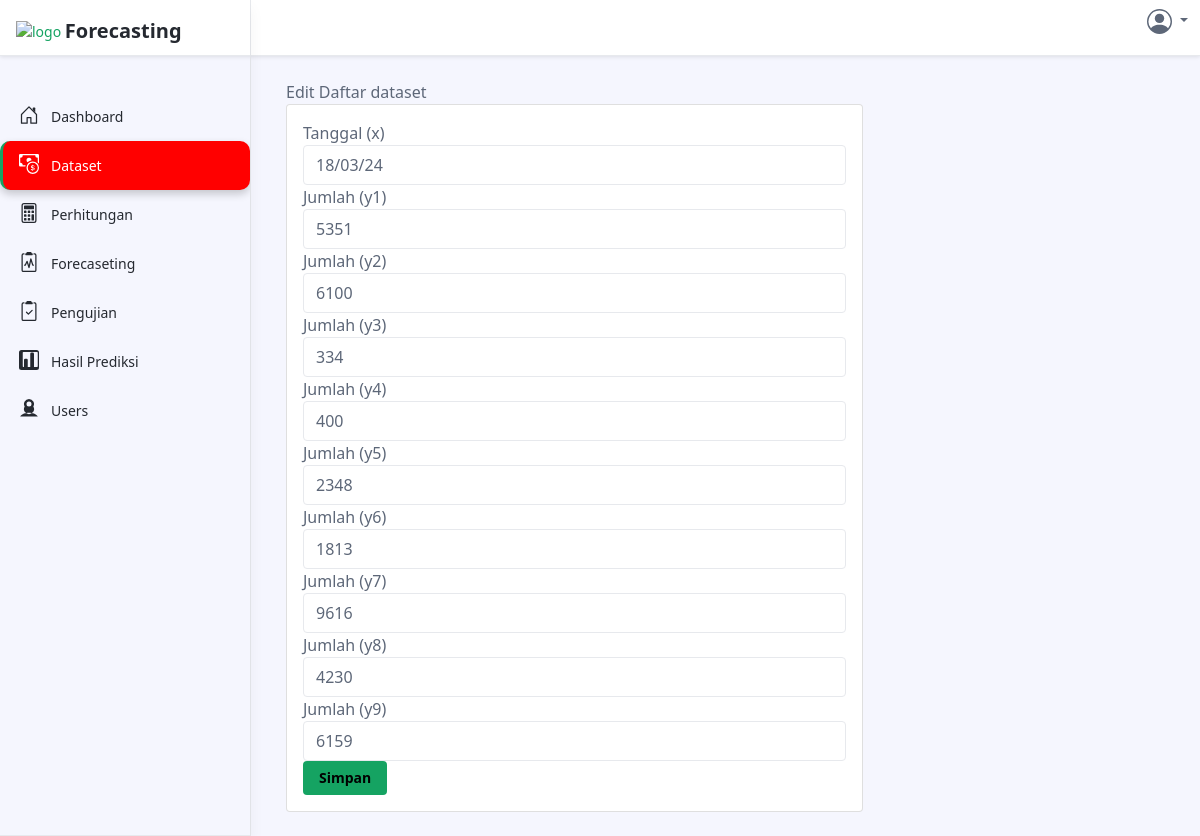
Page /dataset/edit?id=61 (signed in) on the committed database.
### tables this page shows
CREATE TABLE `dataset` (
  `id` int(11) NOT NULL,
  `x` varchar(255) NOT NULL,
  `y1` int(12) NOT NULL,
  `y2` int(12) NOT NULL,
  `y3` int(12) NOT NULL,
  `y4` int(12) NOT NULL,
  `y5` int(12) NOT NULL,
  `y6` int(12) NOT NULL,
  `y7` int(12) NOT NULL,
  `y8` int(12) NOT NULL,
  `y9` int(12) NOT NULL
);

### Controllers/DatasetController.php (called while the page is built, shortened)
<?php
include_once 'Models\DatasetModel.php';
class DatasetController
{
    private $datasetModel;
    public function __construct()
    {
        $koneksi = new Koneksi();
        $this->datasetModel = new DatasetModel($koneksi);
        $this->active = 'dataset';
    }
    public function edit()
    {
        $id = $_GET['id'];
        $data = [
            'title' => 'Edit Daftar dataset',
            'active' => $this->active,
            'item' => $this->datasetModel->show($id),
            'content' => 'Views/Dataset/edit.php',
        ];
        include_once('Views/Layout/index.php');
    }
}

### Config/koneksi.php (called while the page is built, shortened)
<?php
class Koneksi
{
    private $host = 'localhost';
    private $username = 'root';
    private $password = '';
    private $database = 'db_regresi_linear';
    private $koneksi;
    public function __construct()
    {
        $this->koneksi = new mysqli($this->host, $this->username, $this->password, $this->database);
    }
    public function getKoneksi()
    {
        return $this->koneksi;
    }
}

### Models/DatasetModel.php (called while the page is built, shortened)
<?php
include_once 'Config/koneksi.php';
class DatasetModel
{
    public function __construct($koneksi)
    {
        $koneksi = new Koneksi();
        $this->koneksi = $koneksi->getKoneksi();
        $this->table = 'dataset';
    }
    public function show($id)
    {
        $query = "SELECT * FROM $this->table WHERE id = $id";
        $result = $this->koneksi->query($query);
        return $result->fetch_assoc();
    }
}

### index.php (called while the page is built, shortened)
<?php
function base_url()
{
    $protocol = (!empty($_SERVER['HTTPS']) && $_SERVER['HTTPS'] !== 'off' || $_SERVER['SERVER_PORT'] == 443) ? "https://" : "http://";
    $host = $_SERVER['HTTP_HOST'];
    $script_name = dirname($_SERVER['SCRIPT_NAME']);
    $base_url = $protocol . $host . $script_name . '/';
    return $base_url;
}
$action = isset($_GET['action']) ? $_GET['action'] : 'index';
$controllerInstance = new $controllerName();
$controllerInstance->$action();

### Views/Dataset/edit.php (the view, shortened to what this page needs)
<?php require_once("Views/Layout/index.php"); ?>
<?php echo $data['title'] ?>
<div class="row">
    <div class="col-md-8">
        <div class="card">
            <div class="card-body">
                <form action="<?= base_url() ?>dataset/update" method="POST">
                    <div class="form-group">
                        <label for="x">Tanggal (x)</label>
                        <input type="text" name="x" id="x" class="form-control" value="<?= $data['item']['x'] ?>">
                    </div>
                    <div class="form-group">
                        <label for="y1">Jumlah (y1)</label>
                        <input type="number" name="y1" id="y1" class="form-control" value="<?= $data['item']['y1'] ?>">
                    </div>
                    <div class="form-group">
                        <label for="y2">Jumlah (y2)</label>
                        <input type="number" name="y2" id="y2" class="form-control" value="<?= $data['item']['y2'] ?>">
                    </div>
                    <div class="form-group">
                        <label for="y3">Jumlah (y3)</label>
                        <input type="number" name="y3" id="y3" class="form-control" value="<?= $data['item']['y3'] ?>">
                    </div>
                    <div class="form-group">
                        <label for="y4">Jumlah (y4)</label>
                        <input type="number" name="y4" id="y4" class="form-control" value="<?= $data['item']['y4'] ?>">
                    </div>
                    <div class="form-group">
                        <label for="y5">Jumlah (y5)</label>
                        <input type="number" name="y5" id="y5" class="form-control" value="<?= $data['item']['y5'] ?>">
                    </div>
                    <div class="form-group">
                        <label for="y6">Jumlah (y6)</label>
                        <input type="number" name="y6" id="y6" class="form-control" value="<?= $data['item']['y6'] ?>">
                    </div>
                    <div class="form-group">
                        <label for="y7">Jumlah (y7)</label>
                        <input type="number" name="y7" id="y7" class="form-control" value="<?= $data['item']['y7'] ?>">
                    </div>
                    <div class="form-group">
                        <label for="y8">Jumlah (y8)</label>
                        <input type="number" name="y8" id="y8" class="form-control" value="<?= $data['item']['y8'] ?>">
                    </div>
                    <div class="form-group">
                        <label for="y9">Jumlah (y9)</label>
                        <input type="number" name="y9" id="y9" class="form-control" value="<?= $data['item']['y9'] ?>">
                    </div>
                    <button type="submit" class="btn btn-primary">Simpan</button>
                </form>
            </div>
        </div>
    </div>
</div>

### rows in the picture
dataset: x "18/03/24", y1 "5351", y2 "6100", y3 "334", y4 "400", y5 "2348", y6 "1813", y7 "9616", y8 "4230", y9 "6159"

### other values in the picture
$data['title'] "Edit Daftar dataset"
